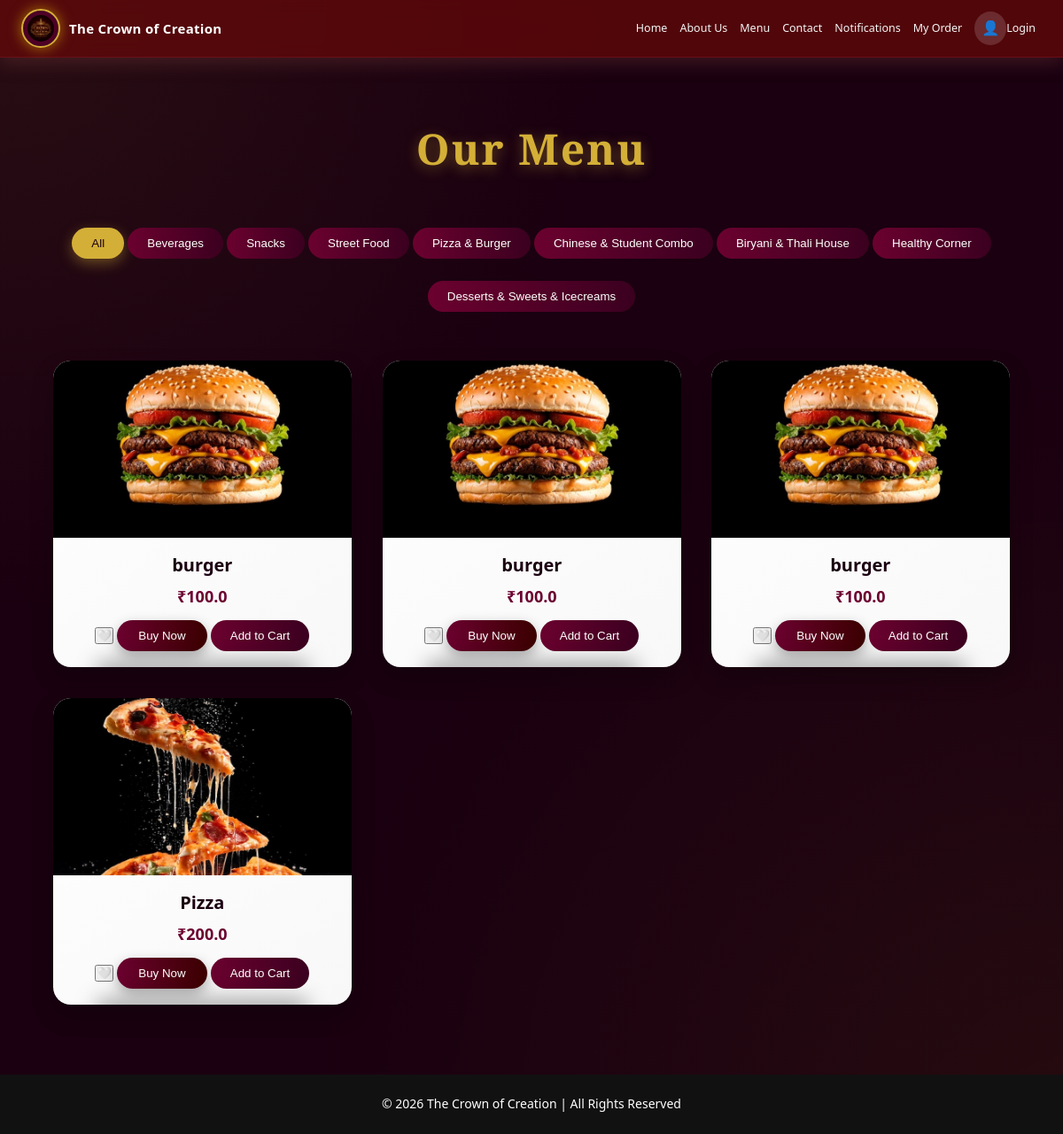
The page /menu on the database its author committed.
### tables this page shows
CREATE TABLE menu_items (
            id INTEGER PRIMARY KEY AUTOINCREMENT,
            name TEXT NOT NULL,
            category TEXT NOT NULL,
            price REAL NOT NULL,
            image_filename TEXT,
            created_at TEXT
        );

### main.py (the view, shortened to what this page needs)
@app.route("/menu")
def menu():
    success = request.args.get("success")
    conn    = get_db()
    rows    = conn.execute(
        "SELECT * FROM menu_items ORDER BY category, name"
    ).fetchall()
    conn.close()
    items = [{
        'id':             r['id'],
        'name':           r['name'],
        'category':       r['category'],
        'price':          r['price'],
        'image_filename': r['image_filename']
    } for r in rows]
    wishlist_ids = set()
    cart_ids     = set()
    user_id      = get_user_id()   # None for admin or unauthenticated visitors
    return render_template(
        "menu.html",
        menu_items=items,
        success=success,
        wishlist_ids=wishlist_ids,
        cart_ids=cart_ids
    )

### main.py (called while the page is built)
@app.context_processor
def inject_admin():
    return dict(admin_logged_in=session.get("admin_logged_in", False))

def get_db():
    conn = sqlite3.connect("orders.db")
    conn.row_factory = sqlite3.Row
    return conn

def get_user_id():
    return session.get("user_id")

### app/templates/menu.html (shortened to what this page needs)
{% extends "base.html" %}
{% block extra_css %}
<link rel="stylesheet" href="{{ url_for('static', filename='css/menu.css') }}">
{% endblock %}
{% block content %}
<section class="menu-section {% if admin_logged_in %}admin-visible{% endif %}">
<h1 class="menu-title">Our Menu</h1>
<div class="category-filter">
    <button class="filter-btn active" data-category="all">All</button>
    <button class="filter-btn" data-category="Beverages">Beverages</button>
    <button class="filter-btn" data-category="Snacks">Snacks</button>
    <button class="filter-btn" data-category="Street Food">Street Food</button>
    <button class="filter-btn" data-category="Pizza & Burger">Pizza & Burger</button>
    <button class="filter-btn" data-category="Chinese & Student Combo">Chinese & Student Combo</button>
    <button class="filter-btn" data-category="Biryani & Thali House">Biryani & Thali House</button>
    <button class="filter-btn" data-category="Healthy Corner">Healthy Corner</button>
    <button class="filter-btn" data-category="Desserts & Sweets & Icecreams">Desserts & Sweets & Icecreams</button>
</div>
<div class="menu-container" id="menuContainer">
    {% for item in menu_items %}
    <div class="menu-card" data-category="{{ item.category }}" data-id="{{ item.id }}">
        {% if item.image_filename %}
        <img src="{{ url_for('static', filename='assets/images/menu_items/' + item.image_filename) }}" alt="{{ item.name }}">
        {% else %}
        <img src="{{ url_for('static', filename='assets/images/default-food.jpg') }}" alt="{{ item.name }}">
        {% endif %}
        <h3>{{ item.name }}</h3>
        <p>₹{{ item.price }}</p>
        <button
            class="wishlist-btn {{ 'wishlisted' if item.id in wishlist_ids else '' }}"
            data-id="{{ item.id }}"
            title="{{ 'Remove from Wishlist' if item.id in wishlist_ids else 'Add to Wishlist' }}">
            {{ '❤️' if item.id in wishlist_ids else '🤍' }}
        </button>
        <button class="buy-btn">Buy Now</button>
        <button
            class="cart-btn {{ 'in-cart' if item.id in cart_ids else '' }}"
            data-id="{{ item.id }}">
            {{ '✔ In Cart' if item.id in cart_ids else 'Add to Cart' }}
        </button>
    </div>
    {% endfor %}
</div>
</section>
{% endblock %}

### app/templates/base.html (shortened to what this page needs)
<!DOCTYPE html>
<html lang="en">
<head>
    <link rel="stylesheet" href="{{ url_for('static', filename='css/style.css') }}">
    <link rel="stylesheet" href="{{ url_for('static', filename='css/responsive.css') }}">
    {% block extra_css %}{% endblock %}
</head>
<body>
<header>
    <nav>
        <div class="nav-container">
            <a href="/" class="logo">
                <img src="{{ url_for('static', filename='assets/icons/logo.png') }}"
                     alt="The Crown of Creation Logo">
                <h2>The Crown of Creation</h2>
            </a>
            <ul class="nav-links">
                <li><a href="/">Home</a></li>
                <li><a href="{{ url_for('about') }}">About Us</a></li>
                <li><a href="{{ url_for('menu') }}">Menu</a></li>
                <li><a href="{{ url_for('contact') }}">Contact</a></li>
                <li><a href="{{ url_for('notification') }}">Notifications</a></li>
                <li><a href="{{ url_for('my_order_page') }}">My Order</a></li>
                <li class="login-dropdown">
                    {% if session.get('logged_in') %}
                        <a href="#" id="profileToggle">
                            <span class="nav-icon">👤</span>
                        </a>
                        <div class="dropdown-menu">
                            <ul>
                                <li><a href="{{ url_for('my_profile') }}">My Profile</a></li>
                                <li><a href="{{ url_for('mycart') }}">My Cart</a></li>
                                <li><a href="{{ url_for('wishlist') }}">Wishlist</a></li>
                                <li><a href="{{ url_for('rewards') }}">Rewards</a></li>
                                <li><a href="{{ url_for('customer_care') }}">24x7 Customer Care</a></li>
                                <li><a href="{{ url_for('logout') }}">Logout</a></li>
                            </ul>
                        </div>
                    {% else %}
                        <a href="#" id="loginToggle">
                            <span class="nav-icon">👤</span> Login
                        </a>
                    {% endif %}
                </li>
            </ul>
        </div>
    </nav>
</header>
{% block content %}{% endblock %}
<footer>
    <p>© 2026 The Crown of Creation | All Rights Reserved</p>
</footer>
</body>
</html>

### app/static/css/style.css (style rules this page uses)
:root { --brand-dark: #3b001f; --brand-deep: #6b012f; --brand-mid: rgba(106, 9, 9, 0.705); --gold: #d4af37; --gold-light: #f4c430; --gold-glow: rgba(212, 175, 55, 0.4); --accent-orange: #f4a261; --accent-pink: #b4179c; --accent-pink-d: #8d0e75; --text-light: #f5f5f5; --text-muted: #f0f0f0; --bg-page: #f4f4f4; --nav-height: 65px; --nav-height-sm: 60px; }
*, *::before, *::after { margin: 0; padding: 0; box-sizing: border-box; }
html { scroll-behavior: smooth; }
body { font-family: 'Segoe UI', Arial, sans-serif; line-height: 1.6; background: var(--bg-page); color: #333; }
img { display: block; max-width: 100%; }
a { text-decoration: none; }
ul { list-style: none; }
header { position: fixed; top: 0; left: 0; width: 100%; z-index: 1000; height: var(--nav-height); background: var(--brand-mid); backdrop-filter: blur(10px); -webkit-backdrop-filter: blur(10px); border-bottom: 1px solid rgba(168, 39, 62, 0.25); box-shadow: 0 5px 20px rgba(125, 63, 63, 0.4); transition: background 0.3s ease; overflow: visible; }
nav { width: 100%; height: 100%; display: flex; align-items: center; padding: 0 24px; }
.nav-container { width: 100%; height: 100%; display: flex; align-items: center; justify-content: space-between; gap: 16px; overflow: visible; }
.logo { display: flex; align-items: center; gap: 10px; text-decoration: none; flex: 0 0 auto; white-space: nowrap; }
.logo img { width: 44px; height: 44px; flex-shrink: 0; border-radius: 50%; border: 2px solid var(--gold); padding: 5px; background: radial-gradient(circle, var(--brand-deep), var(--brand-dark)); box-shadow: 0 0 15px rgba(255, 215, 0, 0.5); }
.logo h2 { font-size: 16px; font-weight: 600; color: #fff; letter-spacing: 0.3px; white-space: nowrap; }
.nav-links { flex: 1 1 auto; display: flex; align-items: center; justify-content: flex-end; flex-wrap: nowrap; gap: 0; list-style: none; min-width: 0; }
.nav-links > li { flex-shrink: 0; }
.nav-links > li > a { color: var(--text-light); font-size: 13px; font-weight: 500; white-space: nowrap; padding: 6px 9px; display: flex; align-items: center; text-decoration: none; position: relative; transition: color 0.25s ease; }
.nav-links > li > a::after { content: ""; position: absolute; left: 9px; bottom: 0px; width: calc(100% - 18px); height: 2px; background: var(--gold); transform: scaleX(0); transition: transform 0.25s ease; }
.nav-icon { font-size: 16px; background: rgba(255, 255, 255, 0.15); padding: 6px 8px; border-radius: 50%; transition: background 0.3s, color 0.3s; display: inline-flex; align-items: center; justify-content: center; }
.login-dropdown { position: relative; }
footer { background: #111; color: white; text-align: center; padding: 22px 20px; font-size: 14px; }
@media (max-width: 1300px) { .logo h2 { font-size: 15px; } }
@media (max-width: 1300px) { .nav-links > li > a { font-size: 12.5px; padding: 6px 7px; } }

### rows shown on the page
menu_items: image_filename+name (picture), name "burger", price "100.0", id "🤍", id "Add to Cart"
menu_items: image_filename+name (picture), name "burger", price "100.0", id "🤍", id "Add to Cart"
menu_items: image_filename+name (picture), name "burger", price "100.0", id "🤍", id "Add to Cart"
menu_items: image_filename (picture), name "Pizza", price "200.0", id "🤍", id "Add to Cart"
